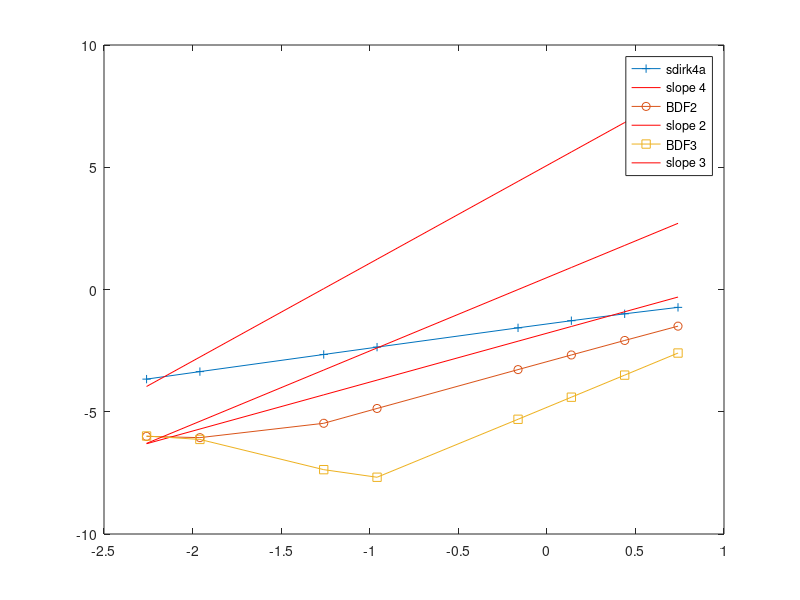

MATLAB code to generate this figure:
clear all; close all; clc;

bf=@(x)4*x.*(1-x);
a=integral(@(x)bf(x).*bf(x),0,1);
b=integral(@(x)bf(x),0,1);
g=integral(@(x)(4*(1-2*x)).^2,0,1);
D=1;
v=1e4;
nsf=1.1;sa=1;
p=4;

A=-D*g+(nsf-sa)*a;
IV=a/v;
S =@(t) a/4/v*p*(1+t).^(p-1) + (1+t).^p*((sa-nsf)*a/4+2*D*b);
ex=@(t)(1+t).^p/4;

yinit=0.25;
tend=55;

do_bdf2=true;
do_bdf3=true;

ntimes=[10 20 40 80 500 1000 5000 1e4]; % 5e4 1e5];% 5e5];% 5e5];

time_integration='sdirk4a';
switch time_integration
    case 'sdirk3'
        rk.nstages=3;
        rk.g=0.43586652150845899941601945119356;
        rk.a=[rk.g 0 0; ...
            ((1-rk.g)/2) rk.g 0;...
            (-(6*rk.g^2-16*rk.g+1)/4) ((6*rk.g^2-20*rk.g+5)/4) rk.g];
        rk.c=sum(rk.a,2);
        rk.b=rk.a(rk.nstages,:);
        rk.order=3;
    case 'sdirk3a'
        rk.nstages=3;
        rk.g=0.2113248654051871177454256097490213;
        rk.a=[rk.g, 0, 0 ;...
            rk.g, rk.g, 0;...
            rk.g, 0.5773502691896257645091487805019573, rk.g ];
        rk.c=sum(rk.a,2);
        rk.b=rk.a(rk.nstages,:);
        rk.order=3;
    case 'sdirk2a'
        rk.nstages=2;
        rk.g=0.2928932188134524755991556378951510;
        rk.a=[rk.g, 0 ;...
            1-rk.g, rk.g];
        rk.c=sum(rk.a,2);
        rk.b=rk.a(rk.nstages,:);
        rk.order=2;
    case 'sdirk2b'
        rk.nstages=2;
        rk.g=1.707106781186547524400844362104849;
        rk.a=[rk.g, 0 ;...
            1-rk.g, rk.g];
        rk.c=sum(rk.a,2);
        rk.b=rk.a(rk.nstages,:);
        rk.order=2;
    case 'sdirk4b'
        rk.nstages=5;
        rk.g=0.25;
        rk.a=[rk.g, 0, 0, 0, 0 ;...
            0.5,rk.g, 0, 0, 0;...
            0.34, -0.04, rk.g, 0, 0;...
            0.2727941176470588235294117647058824, -0.05036764705882352941176470588235294, 0.02757352941176470588235294117647059, rk.g, 0;...
            1.041666666666666666666666666666667,-1.020833333333333333333333333333333,7.8125,-7.083333333333333333333333333333333, rk.g ];
        rk.c=sum(rk.a,2);
        rk.b=rk.a(rk.nstages,:);
        rk.order=4;
    case 'sdirk4a'
        rk.nstages=5;
        rk.g=0.2666666666666666666666666666666667;
        rk.a=[rk.g, 0, 0, 0, 0 ;...
            0.5,rk.g, 0, 0, 0;...
            0.3541539528432732316227461858529820, -0.05415395284327323162274618585298197, rk.g, 0, 0;...
            0.08515494131138652076337791881433756, -0.06484332287891555171683963466229754, 0.07915325296404206392428857585141242, rk.g, 0;...
            2.100115700566932777970612055999074, -0.7677800284445976813343102185062276, 2.399816361080026398094746205273880, -2.998818699869028161397714709433394, rk.g ];
        rk.c=sum(rk.a,2);
        rk.b=rk.a(rk.nstages,:);
        rk.order=4;
    otherwise
        error('this sdirk is not available');
end

for iconv=1:length(ntimes)
    dt=tend/ntimes(iconv);
    tn=0;
    yn=yinit;
    fprintf('%d/%d\n',iconv,length(ntimes));
    y=zeros(rk.nstages,1); SS=y;
    for it=1:ntimes(iconv)
        for i=1:rk.nstages
            ti = tn + rk.c(i)*dt;
            SS(i)=S(ti);
            rhs = IV*yn + dt*rk.a(i,i)*SS(i);
            for j=1:i-1
                rhs = rhs + dt*rk.a(i,j)*(A*y(j)+SS(j));
            end
            y(i) = (IV -rk.a(i,i)*dt*A) \ rhs;
        end
        yn = y(end);
        tn = tn + dt;
    end
    err(iconv)=abs(yn-ex(tend));
end

plot( log10(tend./ntimes), log10(err), '+-' )
% slope_err = polyfit(log10(tend./ntimes), log10(err),1)
% reference line y=Cx^s log(y) = log(C) + s log(x)
% we pick one value of (x,y) to get C
% the multiplier in front of C is used to shift the ref. line
nn=1; %
nn=length(err);
s=rk.order; C=0.5*err(nn)/(tend/ntimes(nn))^s;
y=C*(tend./ntimes).^s;
hold all;plot(log10(tend./ntimes), log10(y), 'r-')
leg=char(time_integration); 
leg=char(leg,sprintf('slope %d',s)); 


if do_bdf2
    leg=char(leg,'BDF2'); 
    leg=char(leg,sprintf('slope %d',2));
    for iconv=1:length(ntimes)
        dt=tend/ntimes(iconv);
        tn=0;
        yn=yinit;
        fprintf('%d/%d\n',iconv,length(ntimes));
        y=zeros(rk.nstages,1); SS=y;
        yolder=yn;
        % first time step: CN
        %         for it=1:ntimes(iconv)
        yn = (IV-dt/2*A)\ ( (IV+dt/2*A)*yn + dt/2*(S(tn)+S(tn+dt)));
        tn = tn + dt;
        %         end
        % other time steps: BDF2
        for it=2:ntimes(iconv)
            ynew = ( IV -2/3*dt*A) \ ( IV/3*(4*yn-yolder) +2/3*dt*S(tn+dt));
            tn = tn + dt;
            yolder=yn;
            yn=ynew;
        end
        err(iconv)=abs(yn-ex(tend));
    end
    
    plot( log10(tend./ntimes), log10(err), 'o-' )
    % slope_err = polyfit(log10(tend./ntimes), log10(err),1)
    % reference line y=Cx^s log(y) = log(C) + s log(x)
    % we pick one value of (x,y) to get C
    % the multiplier in front of C is used to shift the ref. line
    nn=1; %
    nn=length(err);
    s=2; C=0.5*err(nn)/(tend/ntimes(nn))^s;
    y=C*(tend./ntimes).^s;
    hold all;plot(log10(tend./ntimes), log10(y), 'r-')
    
end



if do_bdf3
    leg=char(leg,'BDF3'); 
    leg=char(leg,sprintf('slope %d',3));
    for iconv=1:length(ntimes)
        dt=tend/ntimes(iconv);
        tn=0;
        yn=yinit;
        fprintf('%d/%d\n',iconv,length(ntimes));
        y=zeros(rk.nstages,1); SS=y;
        % first time step: CN
        yn = (IV-dt/2*A)\ ( (IV+dt/2*A)*yn + dt/2*(S(tn)+S(tn+dt)));
        tn = tn + dt;
        % second time step: BDF2
        yolder=yinit;
        ynew = ( IV -2/3*dt*A) \ ( IV/3*(4*yn-yolder) +2/3*dt*S(tn+dt));
        tn = tn + dt;
        yoldest=yinit;
        yolder=yn;
        yn=ynew;
        % other time steps: BDF3
        for it=3:ntimes(iconv)
            ynew = ( IV -6/11*dt*A) \ ( IV/11*(18*yn-9*yolder+2*yoldest) +6/11*dt*S(tn+dt));
            tn = tn + dt;
            yoldest=yolder;
            yolder=yn;
            yn=ynew;
        end
        err(iconv)=abs(yn-ex(tend));
    end
    
    plot( log10(tend./ntimes), log10(err), 's-' )
    % slope_err = polyfit(log10(tend./ntimes), log10(err),1)
    % reference line y=Cx^s log(y) = log(C) + s log(x)
    % we pick one value of (x,y) to get C
    % the multiplier in front of C is used to shift the ref. line
    nn=1; %
    nn=length(err);
    s=3; C=0.5*err(nn)/(tend/ntimes(nn))^s;
    y=C*(tend./ntimes).^s;
    hold all;plot(log10(tend./ntimes), log10(y), 'r-')
    
end

legend(leg)
